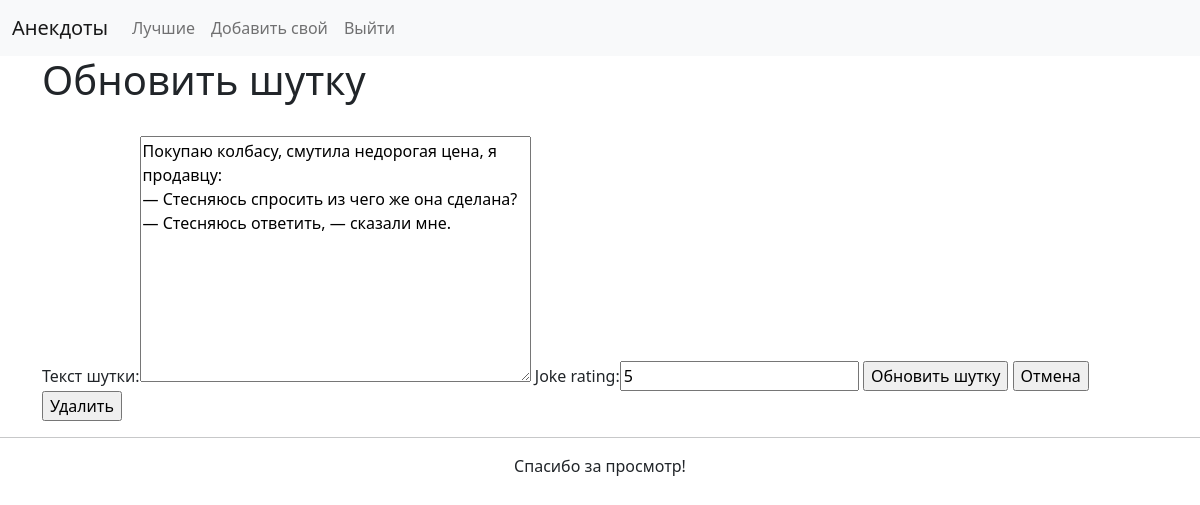
The app's page /45/update/ (signed in) with its own data.
### blog/models.py (models this page shows, shortened)
class Jokes(models.Model):
    joke_text = models.TextField(
        verbose_name = "Текст шутки", max_length = 500
        )
    joke_rating = models.IntegerField(default = random.randint(1, 10))
    date_of_creation = models.DateTimeField(auto_now_add=True)

### blog/views.py (the view)
# urls.py: path('<int:pk>/update/', views.JokesUpdate.as_view(), name = 'joke_update'),
class JokesUpdate(UpdateView):
    model = Jokes
    fields = ['joke_text', 'joke_rating',]
    success_url = reverse_lazy('index')
    template_name_suffix = '_update'

### blog/templates/blog/jokes_update.html (shortened to what this page needs)
{% extends "blog/base_bootstrap.html" %}
{% load crispy_forms_tags %}
{% block content %}
<h1>Обновить шутку</h1>
<br>{{PATH_INFO}}
<form method="post">
    {{ form.as_table }}
    <input type="submit" value="Обновить шутку">
    <input type="button" onclick="window.location='{% url "index" %}';" value="Отмена">
    <input type="button" onclick="window.location='{% url "index" %}';" value="Удалить">
</form>
{% endblock %}

### records on screen
Jokes: joke_text "Покупаю колбасу, смутила недорогая цена, я продавцу: — Стесняюсь спросить из чего же она сделана? — Стесняюсь ответить, — сказали мне.", joke_rating "5"
